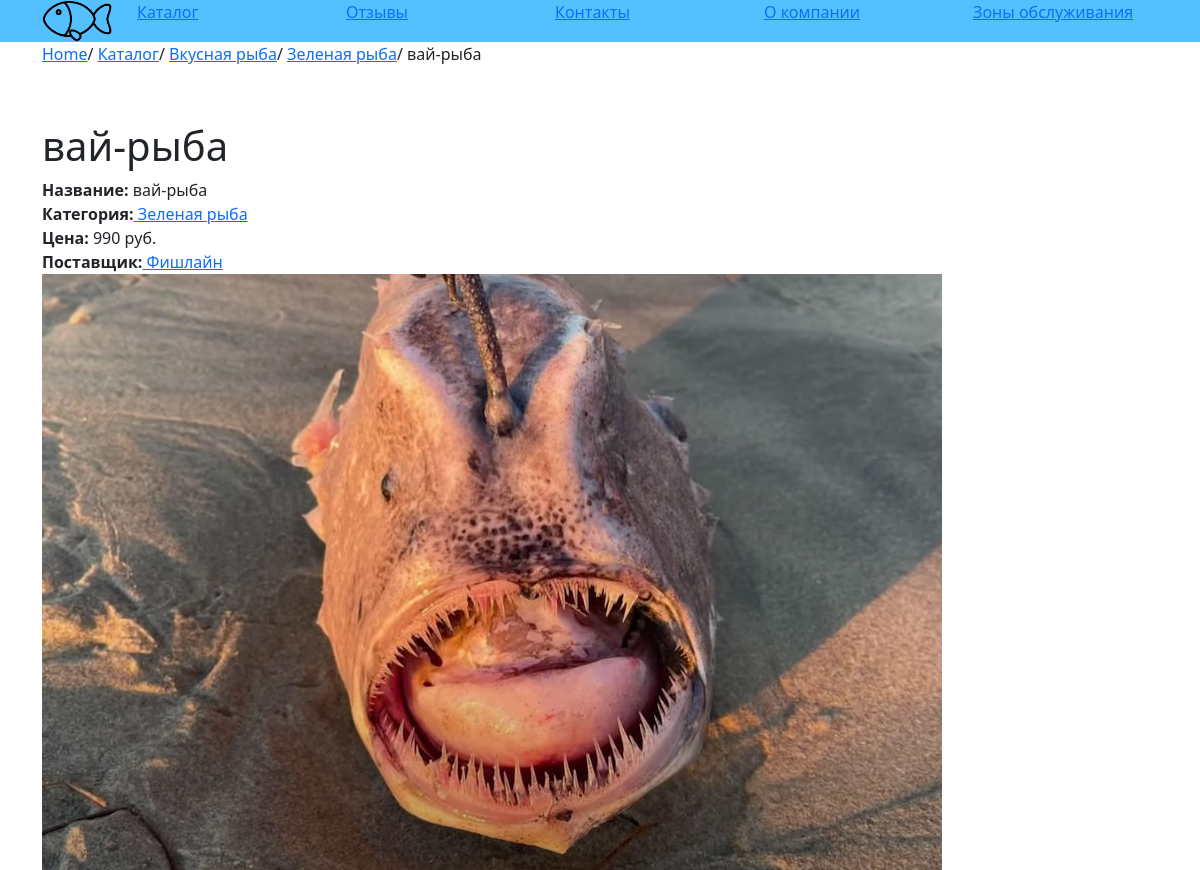
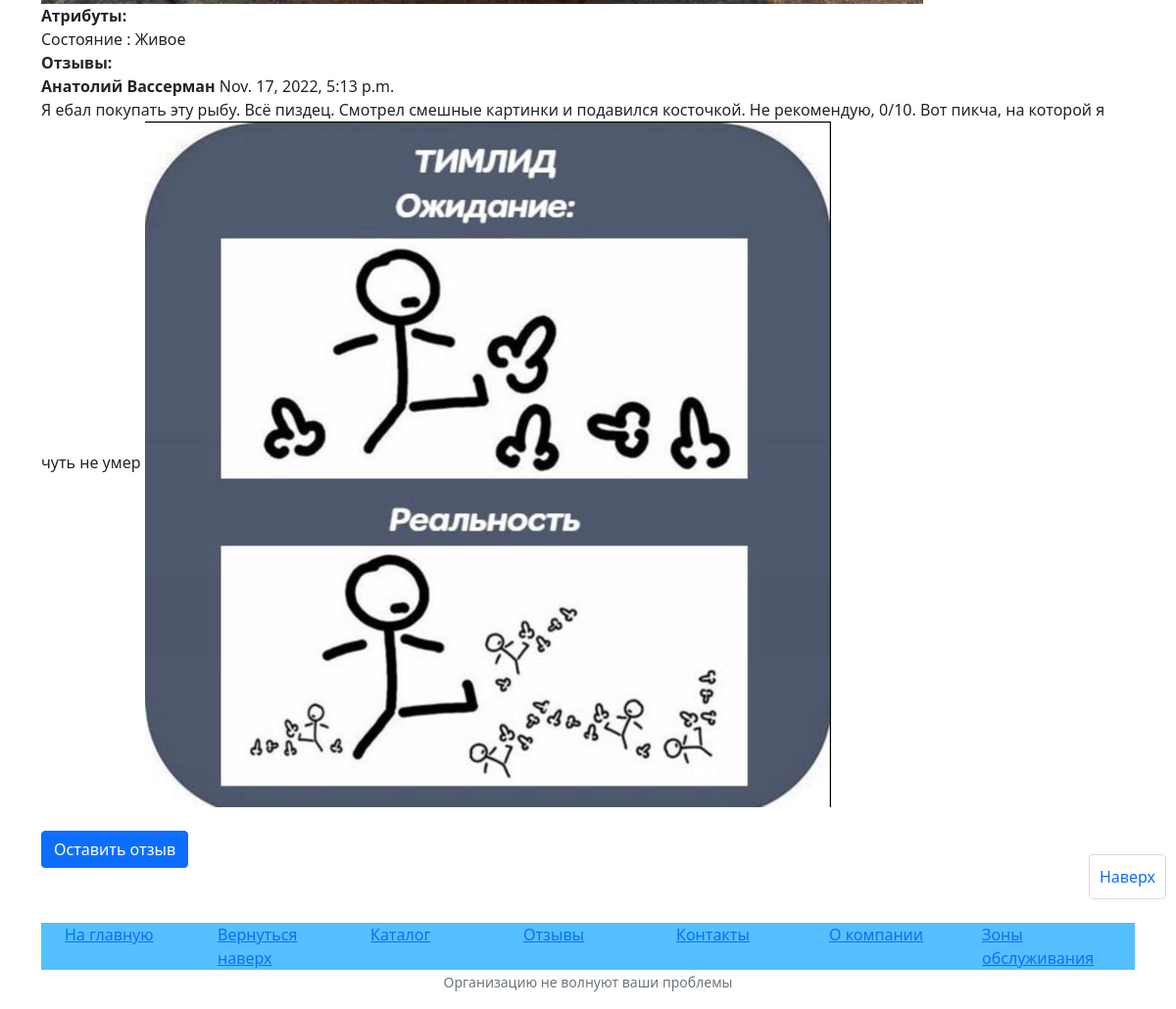
/catalog/fish/vaj-ryba, run on the app's committed database (2 pictures, top to bottom).
### catalog/models.py (models this page shows, shortened)
class Fish(models.Model):
    name = models.CharField(max_length=255, help_text="Название рыбы")
    price = models.IntegerField(help_text="Стоимость рыбы")
    category = models.ForeignKey(Category, on_delete=models.DO_NOTHING)
    provider = models.ForeignKey(Provider, on_delete=models.DO_NOTHING, null=True)
    active = models.BooleanField(default=0)
    slug = models.SlugField(null=False, unique=True)
    image = models.ImageField(upload_to = 'uploads/%Y/%m/%d/', null = True, blank = True,)
    attributes = models.ManyToManyField(Attribute, through='FilterInfo', related_name='attributes')
    CreateDate = models.DateField(default=datetime.date.today)
    UpdateDate = models.DateField(null=True)
    def __str__(self):
        return self.name

class Category(models.Model):
    name = models.CharField(max_length=255, help_text = "Название категории")
    slug = models.SlugField(null=False, unique=True)
    image = models.ImageField(upload_to = 'uploads/category/', null = True, blank = True,)
    parent = models.ForeignKey('self', related_name='children', on_delete=models.SET_NULL, blank=True, null=True)
    CreateDate = models.DateField(default=datetime.date.today)
    UpdateDate = models.DateField(null=True)

class Provider(models.Model):
    name = models.CharField(max_length=255, help_text="Название поставщика")
    slug = models.SlugField(null=False, unique=True)
    CreateDate = models.DateField(null=True)
    UpdateDate = models.DateField(null=True)

class FilterInfo(models.Model):
    rel_attribute = models.ForeignKey(Attribute, on_delete=models.CASCADE)
    rel_fish = models.ForeignKey(Fish, on_delete=models.CASCADE)
    value = models.CharField(max_length=255, help_text="Значение")
    show = models.BooleanField(default=0)

class Attribute(models.Model):
    name = models.CharField(max_length=255, help_text="Название атрибута")
    CreateDate = models.DateField(default=datetime.date.today)
    UpdateDate = models.DateField(null=True)

class Feedback(models.Model):
    fish = models.ForeignKey(Fish, on_delete=models.CASCADE)
    name = models.CharField(max_length=100, help_text='Введите ваше имя')
    body = models.TextField()
    date = models.DateTimeField(default=datetime.date.today)
    image = models.ImageField(upload_to = 'uploads/comms/%Y/%m/%d/', null = True, blank = True)

### catalog/views.py (the view)
# urls.py: path('fish/<slug:slug>', views.FishDetailView, name = 'fish_detail'),
def FishDetailView (request, slug):
    if request.method == 'POST':
        form = FeedbackForm(request.POST)
        if form.is_valid():
            a = Feedback(
                name = form.cleaned_data["name"],
                body = form.cleaned_data["body"],
                image = form.cleaned_data["image"],
                fish = form.cleaned_data["fish"],
                date = datetime.now()
            )
            a.save()
            return HttpResponseRedirect('/nice/')
    else:
        form = FeedbackForm(initial = {'fish': Fish.objects.get(slug=slug)})
    try:
        fish = Fish.objects.get(slug=slug)
        shitfan = Feedback.objects.filter(fish = fish.id)
    except Fish.DoesNotExist:
            raise Http404()
    return render (request,'fish_detail.html',{'fish':fish, 'shitfan':shitfan, 'form':form})

### catalog/templates/fish_detail.html (shortened to what this page needs)
{% extends "base.html" %}
{% block breadcrumbs %}
<ul class="breadcrumb">
  <div class="container">
    <div class="row">
      <div class="col">
        <a href="/">Home</a>/
        <a href="{% url 'catalog' %}">Каталог</a>/
        {% if fish.category.parent %}
          <a href="/catalog/{{fish.category.parent.slug}}">{{fish.category.parent.name}}</a>/
        {% endif %}
        <a href="/catalog/{{ fish.category.slug }}">{{fish.category.name}}</a>/
        {{fish.name}}
      </div>
    </div>
  </div>
</ul>
{% endblock %}
{% block content %}
{% load static %}
<div class="container">
  <h1>{{ fish.name }}</h1>
  <div class="col"><strong>Название:</strong> {{ fish.name }}</div>
  <div class="col"><strong>Категория:</strong><a href="/catalog/{{fish.category.slug}}"> {{ fish.category.name }}</a></div>
  <div class="col"><strong>Цена:</strong> {{ fish.price }} руб.</div>
  <div class="col"><strong>Поставщик:</strong><a href="/provider/{{fish.provider.slug}}"> {{ fish.provider.name }}</a></div>
  {% if fish.image %}
  <div class="col"><img src="/{{ fish.image }}"></div>
  {% else %}
  <div class="col"><img src="{% static 'fish_placeholder.png' %}" alt="sample text"></div>
  {% endif %}
  <div class="col"><strong>Атрибуты:</strong>
    {% for attr in fish.filterinfo_set.all %}
    <div>{{attr.rel_attribute.name}} : {{attr.value}}</div>
    {%endfor %}
  </div>
  {% if shitfan %}
  <div class="col"><strong>Отзывы:</strong>
    {% for shit in shitfan %}
      <div class="col"><strong>{{shit.name}}</strong> {{shit.date}}
        <div class="col">{{shit.body}}
          {% if shit.image %}
          <img src="/{{shit.image}}" alt="sample text">
          {% endif %}
        </div>
      </div>
    <br>
    {%endfor%}
  </div>
  {% endif %}
  <button type="button" class="btn btn-primary" data-bs-toggle="modal" data-bs-target="#Feedback">
    Оставить отзыв
  </button>
{% endblock %}

### data on the page
Fish: category.parent.name "Вкусная рыба", category.name "Зеленая рыба", name "вай-рыба", price "990", provider.name "Фишлайн", image (picture)
FilterInfo: rel_attribute.name "Состояние", value "Живое"
Feedback: name "Анатолий Вассерман", date "Nov. 17, 2022, 5:13 p.m.", body "Я ебал покупать эту рыбу. Всё пиздец. Смотрел смешные картинки и подавился косточкой. Не рекомендую, 0/10. Вот пикча, на которой я чуть не умер", image (picture)
